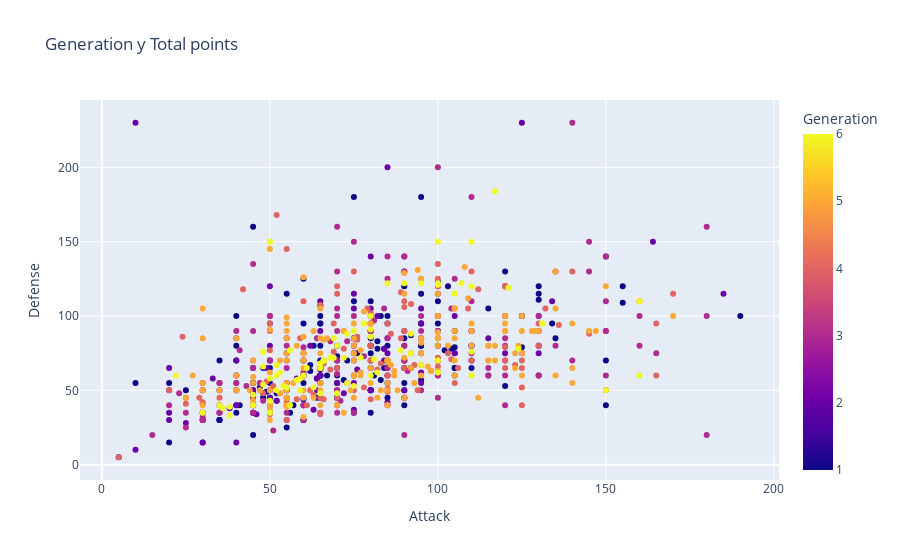

This figure's notebook cell:
### Code cell
px.scatter(
    data_frame=df,
    x='Attack',
    y='Defense',
    color='Generation',
    title='Generation y Total points',
)

### Figure 1 — Plotly figure (JSON) as saved in the notebook; plotly's stock layout.template omitted (floating-point values rounded to 4 significant figures; data arrays with more than 128 entries replaced by an {"elided": "..."} marker saying what was removed)
{"data": [{"hovertemplate": "Attack=%{x}<br>Defense=%{y}<br>Generation=%{marker.color}<extra></extra>", "legendgroup": "", "marker": {"color": {"elided": "800 int values"}, "coloraxis": "coloraxis", "symbol": "circle"}, "mode": "markers", "name": "", "orientation": "v", "showlegend": false, "type": "scatter", "x": {"elided": "800 int values"}, "xaxis": "x", "y": {"elided": "800 int values"}, "yaxis": "y"}], "layout": {"coloraxis": {"colorbar": {"title": {"text": "Generation"}}, "colorscale": [[0, "#0d0887"], [0.1111, "#46039f"], [0.2222, "#7201a8"], [0.3333, "#9c179e"], [0.4444, "#bd3786"], [0.5556, "#d8576b"], [0.6667, "#ed7953"], [0.7778, "#fb9f3a"], [0.8889, "#fdca26"], [1, "#f0f921"]]}, "legend": {"tracegroupgap": 0}, "title": {"text": "Generation y Total points"}, "xaxis": {"anchor": "y", "domain": [0, 1], "title": {"text": "Attack"}}, "yaxis": {"anchor": "x", "domain": [0, 1], "title": {"text": "Defense"}}}}
